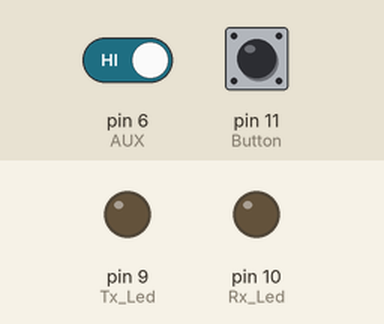
This sketch was run on a simulated Arduino Uno, built with avr-gcc and run on an emulated ATmega328P. Parts: output pins drawn as LEDs (lit = HIGH). Inputs (shaded band) come from the test bench; at power-on: pin 6 (AUX) HIGH, pin 11 (Button) LOW.

Above: at 1.2 s.
1.3 s: pin 6 (AUX) driven LOW
At 2.2 s:
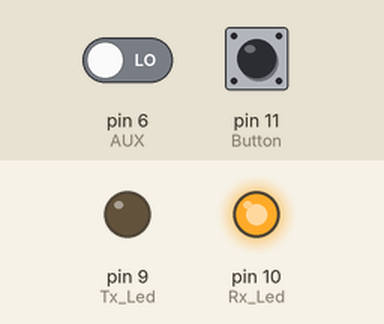
2.8 s: pin 6 (AUX) driven HIGH
At 3.5 s:
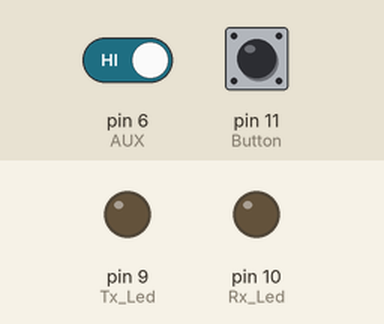
Timing chart, 0 to 5.8 s (numbered marks = the images above; inputs shaded):
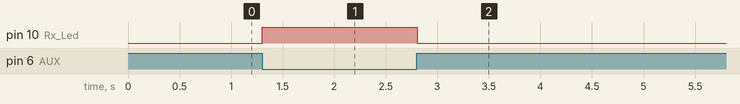

Measured:
- after the input at 1.3 s, pin 10 (Rx_Led): LOW → HIGH at once
- after the input at 2.8 s, pin 10 (Rx_Led): HIGH → LOW at once

The sketch:

STATION.ino
```cpp
#include <SoftwareSerial.h>
#define Tx_Led 9
#define Rx_Led 10
#define Button 11
#define AUX 6

SoftwareSerial mySerial(2, 3); // (2-RX) <<-- Connect TX pin of LoRa  ......  (3-TX) <<-- Connect RX pin of LoRa
// gnd SET_A and SET_B for Normal Mode (Send and Receive)

String num = "3333";
char data [100];

void setup() {
  Serial.begin(9600);
  mySerial.begin(9600);
  pinMode (Tx_Led, OUTPUT);
  pinMode (Rx_Led, OUTPUT);
  pinMode (Button,INPUT);
  pinMode (AUX, INPUT);
}

void loop() {

  if (digitalRead (Button) == HIGH) {
    digitalWrite (Tx_Led, HIGH);
    mySerial.println(num);
    digitalWrite (Tx_Led, LOW);
  }

// Receive the data from the bikes and check which bike it is
// then send a confirmation signal
  if(mySerial.available() > 1)
  {
    String input = mySerial.readString();
    Serial.println(input);
    input.toCharArray (data,100);
    //Serial.println (data [5]);
//
    switch (data [5]){
      case '1':
      Serial.println ("Sending confirmation");
      mySerial.println ("Bike 1: Received");
      break;
      case '2':
      mySerial.println ("Bike 2: Received");
      break;
    }

//   if (data [5] =='1')
//   {
//      mySerial.println ("Bike 1: Received");
//      Serial.println ("Sending confirmation");
//    }
  }


  if (digitalRead (AUX) == LOW)
  {
       digitalWrite (Rx_Led, HIGH);
//       mySerial.println ("Bike 1: Received");
  }

  else if (digitalRead (AUX) == HIGH)
  {
       digitalWrite (Rx_Led, LOW);
  }

  delay(20);
}
```
